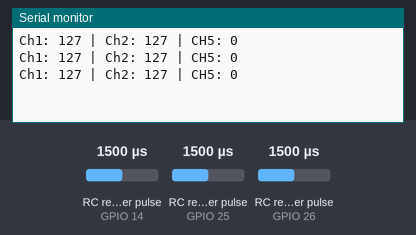
Recording of a sketch running on a simulated ESP32. Shown: the last lines printed to the serial monitor. Wiring (inferred from the names in the program): 3 × RC receiver channel: data GPIO 14 / data GPIO 25 / data GPIO 26. The test bench sets the inputs (shaded band); at power-on: RC receiver pulse (sensors on GPIO 14, GPIO 25, GPIO 26) 1500 µs.

Above: at 1.2 s.
1.3 s: RC receiver pulse (sensor on GPIO 14) set to 1020 µs
At 2.0 s:
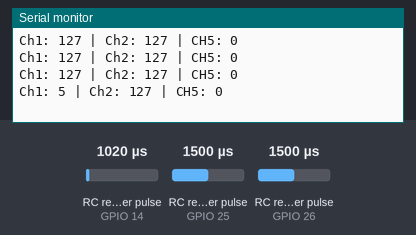
2.8 s: RC receiver pulse (sensor on GPIO 25) set to 1020 µs
At 3.6 s:
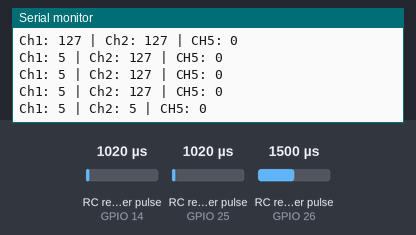
4.3 s: RC receiver pulse (sensor on GPIO 26) set to 1750 µs
At 4.3 s:
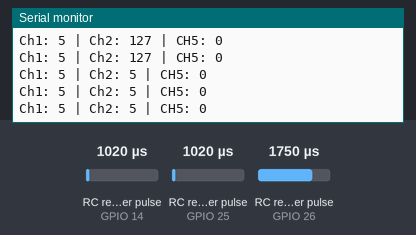
5.8 s: RC receiver pulse (sensor on GPIO 14) set to 1250 µs
At 6.2 s:
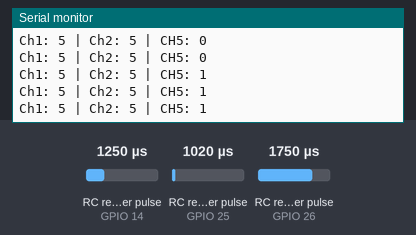
7.3 s: RC receiver pulse (sensor on GPIO 25) set to 1250 µs
At 7.7 s:
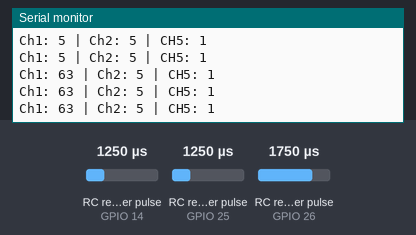
8.8 s: RC receiver pulse (sensor on GPIO 26) set to 1020 µs
At 9.3 s:
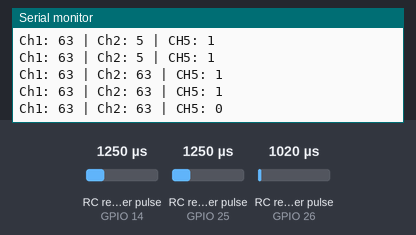
Timing chart, 0 to 11.3 s (numbered marks = the images above; inputs shaded):
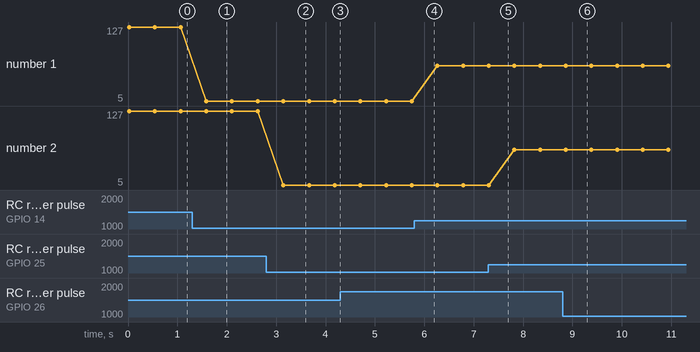

Measured:
- after the input at 1.3 s, the serial monitor: prints a new line after 0.29 s (image 1)
- after the input at 2.8 s, the serial monitor: prints a new line after 0.35 s (image 2)
- after the input at 8.8 s, the serial monitor: prints a new line after 0.07 s (image 6)
- plotted number 1: 5 → 63 after the input at 5.8 s

The sketch:

PWM_com_esp.ino
```cpp
/**************************************************************************************************
DESENVOLVEDOR: DANIEL SÃ
PROFISSÃO: ENG. DE COMPUTACAO
YOUTUBE:

SOBRE ESTE CÓDIGO:
  CONECTANDO CONTROLE RC FLYSKY DE 10 CANAIS COM ESP32

CANAIS DO CONTROLE RC (MINHAS CONFIGURAÇÕES NO CONTROLE):
  - CH1 - ANALOGICO DIREITO ESQUERDA/DIREITA QUE VAI DE 1000 A 2000
  - CH2 - ANALOGICO DIREITO COMA/BAIXO QUE VAI DE 1000 A 2000
  - CH5 - DIGITAL VALOR ENTRE 0 E 1

DICA:
  - O SERVO NAO GIRA 180, GIRA APENAS 90 GRAUS, VEJA ESTE VIDEO COMO ALTERAR: https://www.youtube.com/watch?v=Qr4TAQXisO8

***************************************************************************************************/
 // Definição das conexões de entrada
#define CH1 14
#define CH2 25
#define CH5 26

// Vaiáveis analógicas
int valorCH1;
int valorCH2;

// Variável boleana
bool valorCH5;

//Essa função readChannel tem o objetivo de ler um valor de um canal de entrada
//(geralmente de um sensor ou controle, como um potenciômetro, servomotor, ou outro dispositivo),
//ajustar o valor lido dentro de um intervalo especificado, e garantir que o valor retornado esteja dentro dos limites estabelecidos.
int readChannel(int channelInput, int minLimit, int maxLimit, int defaultValue){
  int ch = pulseIn(channelInput, HIGH, 30000);
  if (ch < 100) return defaultValue;
  return map(ch, 1000, 2000, minLimit, maxLimit);
}

// Read the switch channel and return a boolean value
  bool readSwitch(byte channelInput, bool defaultValue){
  int intDefaultValue = (defaultValue)? 100: 0;
  int ch = readChannel(channelInput, 0, 100, intDefaultValue);
  return (ch > 50);
}

void setup(){

  Serial.begin(115200);

  pinMode(CH1, INPUT);
  pinMode(CH2, INPUT);
  pinMode(CH5, INPUT);
}


void loop() {

  // converte os valores do controle RC de 1000 a 2000 para a faixa de 0 a 255 para um servo por exemplo
  valorCH1 = readChannel(CH1, 0, 255, 0);
  valorCH2 = readChannel(CH2, 0, 255, 0);

  valorCH5 = readSwitch(CH5, false);

  // Imprime na serial
  Serial.print("Ch1: ");
  Serial.print(valorCH1);
  Serial.print(" | Ch2: ");
  Serial.print(valorCH2);
  Serial.print(" | CH5: ");
  Serial.println(valorCH5);

  delay(500);
}
```
